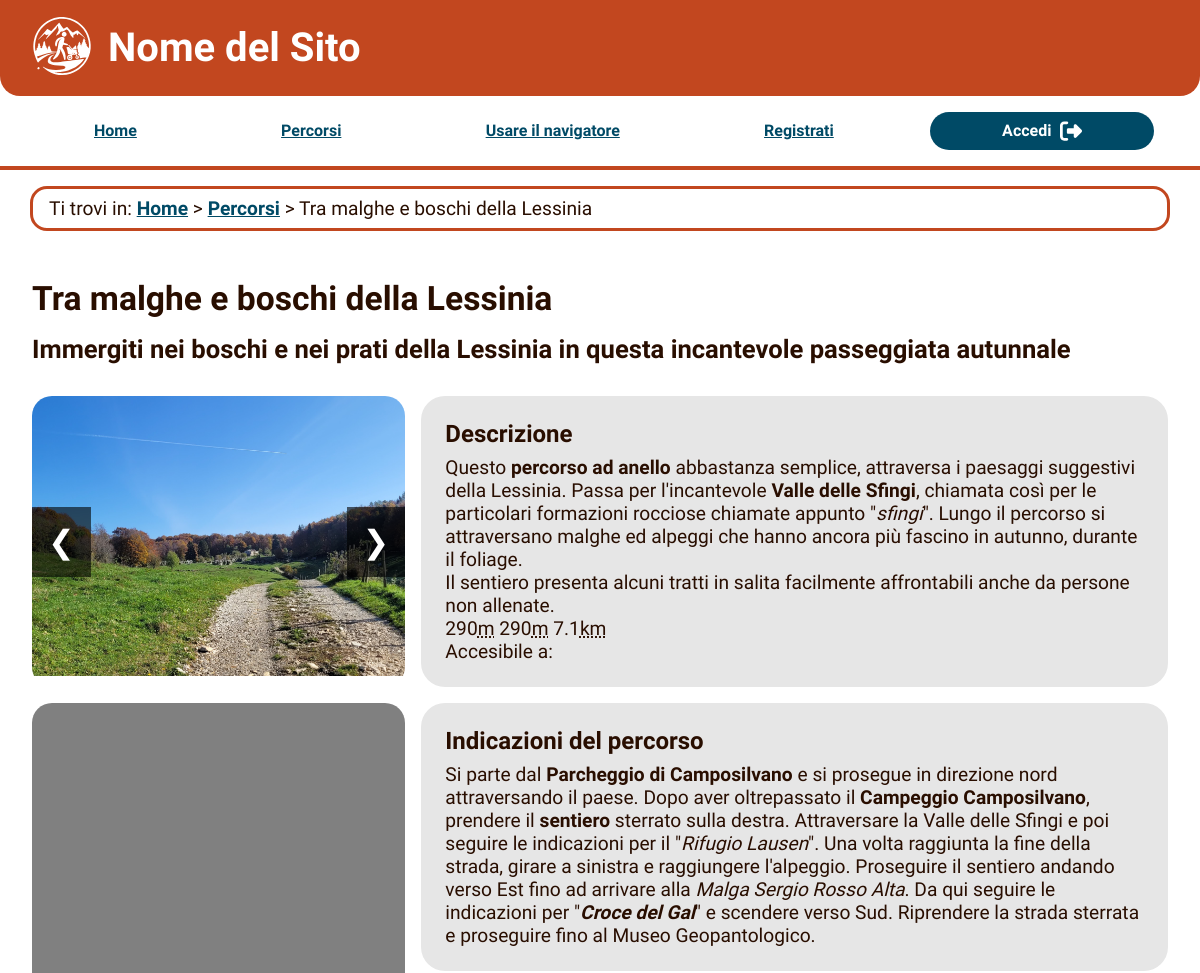
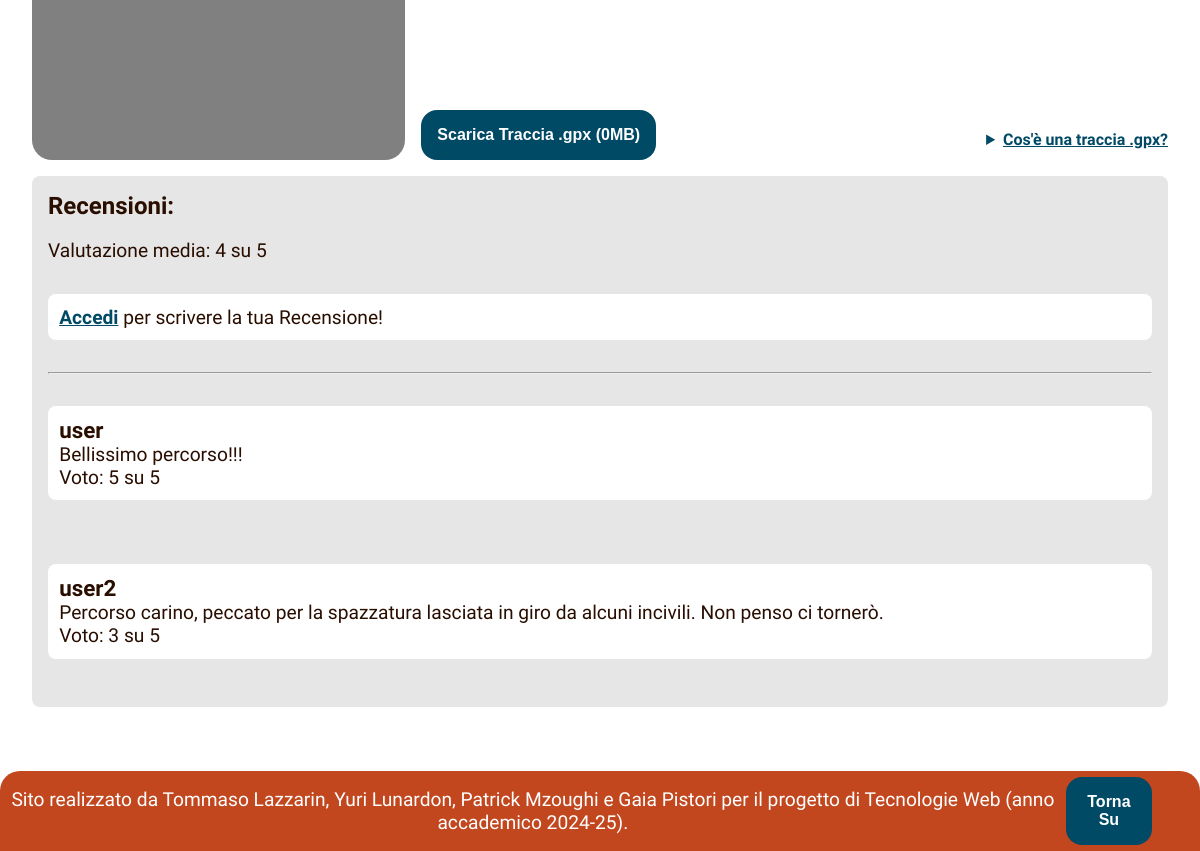
The app's page /percorso.php?id=1 with its own data (2 pictures, top to bottom).
### tables this page shows
CREATE TABLE `IMMAGINI` (
  `id_immagine` varchar(100) NOT NULL,
  `alt` varchar(200) DEFAULT NULL
);

CREATE TABLE `PERCORSO` (
  `id` int(11) NOT NULL,
  `titolo` text NOT NULL,
  `sottotitolo` text NOT NULL,
  `descrizione` text NOT NULL,
  `indicazioni` text NOT NULL,
  `file_gpx` varchar(50) DEFAULT NULL,
  `dislivello_salita` smallint(6) NOT NULL DEFAULT 0,
  `dislivello_discesa` smallint(6) NOT NULL DEFAULT 0,
  `lunghezza` float UNSIGNED NOT NULL DEFAULT 0,
  `tag_title` text DEFAULT NULL,
  `tag_description` text DEFAULT NULL,
  `tag_keywords` text DEFAULT NULL,
  `map_embed` text NOT NULL
);

CREATE TABLE `RECENSIONE` (
  `utente` varchar(30) NOT NULL,
  `percorso` int(6) NOT NULL,
  `voto` int(1) NOT NULL CHECK (`voto` between 0 and 5),
  `testo` longtext NOT NULL,
  `ultima_modifica` timestamp NOT NULL DEFAULT current_timestamp() ON UPDATE current_timestamp()
);

### src/DB/database.php (called while the page is built, shortened)
<?php
require_once('response_manager.php');
class Functions extends Constant{
    private $connection;
    public function openConnection():bool{
        $this->connection=new mysqli(parent::DB_ADDR,parent::USERNAME,parent::PASSWORD,parent::DB_NAME);
        $this->connection->set_charset("utf8");
        return true;
    }
      public function get_percorso($id): response_manager {
        $query = "SELECT * FROM PERCORSO where id=?";
        $stmt = $this->connection->prepare($query);
        $result = array();
        if ($stmt === false) {
          return new response_manager($result, $this->connection, "C'è stato un errore");
        } else if ($stmt->bind_param('i', $id) === false) {
          $stmt->close();
          return new response_manager($result, $this->connection, "C'è stato un errore");
        }
        $stmt->execute();
        $tmp = $stmt->get_result();
        $result = array();
        while ($row = $tmp->fetch_assoc()) {
          array_push($result, $row);
        }
        $res = new response_manager($result, $this->connection, "");
        return $res;
      }
      public function get_caratteristiche($id): response_manager {
        $query = "SELECT * FROM `CARATTERISTICA_PERCORSO` WHERE percorso = ?";
        $stmt = $this->connection->prepare($query);
        $result = array();
        if ($stmt === false) {
          return new response_manager($result, $this->connection, "C'è stato un errore");
        } else if ($stmt->bind_param('i', $id) === false) {
          $stmt->close();
          return new response_manager($result, $this->connection, "C'è stato un errore");
        }
        $stmt->execute();
        $tmp = $stmt->get_result();
        $result = array();
        while ($row = $tmp->fetch_assoc()) {
          array_push($result, $row);
        }
        $res = new response_manager($result, $this->connection, "");
        return $res;
      }
      public function get_recensioni($id,$utente='%'):response_manager{
        $query = "SELECT * FROM RECENSIONE where percorso=? and utente LIKE ?";
        $stmt = $this->connection->prepare($query);
        $result = array();
        if ($stmt === false) {
          return new response_manager($result, $this->connection, "C'è stato un errore");
        } else if ($stmt->bind_param('is', $id,$utente) === false) {
          $stmt->close();
          return new response_manager($result, $this->connection, "C'è stato un errore");
        }
        $stmt->execute();
        $tmp = $stmt->get_result();
        $result = array();
        while ($row = $tmp->fetch_assoc()) {
          array_push($result, $row);
        }
        $res = new response_manager($result, $this->connection, "");
        return $res;
      }
      public function get_immagini($id):response_manager{
        $query = "SELECT * FROM `IMMAGINI` WHERE id_immagine LIKE ?";
        $stmt = $this->connection->prepare($query);
        $result = array();
        if ($stmt === false) {
          return new response_manager($result, $this->connection, "C'è stato un errore");
        } else if ($stmt->bind_param('s', $id) === false) {
          $stmt->close();
          return new response_manager($result, $this->connection, "C'è stato un errore");
        }
        $stmt->execute();
        $tmp = $stmt->get_result();
        $result = array();
        while ($row = $tmp->fetch_assoc()) {
          array_push($result, $row);
        }
        $res = new response_manager($result, $this->connection, "");
        return $res;
      }
}

### src/DB/response_manager.php (called while the page is built, shortened)
<?php
class response_manager {
  private $empty = false;
  private $result = array();
  private $errno = 0;
  public function __construct($res, $conn, $mess) {
    $this->result = $res;
    $this->empty = count($res) != 0 ? false : true;
    if ($conn) {
      $this->errno = $conn->errno;
    }
  }
  public function ok(): bool {
    return !$this->empty && !$this->errno;
  }
  public function is_empty(): bool {
    return $this->empty;
  }
  public function get_element_count(): int {
    return count($this->result);
  }
  public function get_result(): array {
    return $this->result;
  }
}
?>

### src/grafica.php (called while the page is built, shortened)
<?php
class grafica {
    public static function getPage($page){
        $paginaHTML = file_get_contents($page);
        return $paginaHTML;
    }
}

### src/percorso.php (the view, shortened to what this page needs)
<?php
require_once("DB/database.php");
require_once "grafica.php";
require_once "generate_navbar.php";
$paginaHTML=grafica::getPage("percorso.html");
$caratteristiche_array=array(
    "bambini"=>"<abbr title=\"Adatto ai bambini\">Bambini</abbr>",
    "escursionisti"=>"<abbr title=\"Adatto solo ad utenti esperti\">Escursionisti</abbr>",
    "ipovedente_cieco"=>"<abbr title=\"Adatto alle persone ipovedenti / cieche\">Persone cieche</abbr>",
    "mobilita_ridotta"=>"<abbr title=\"Adatto alle persone con mobilità ridotta\">Persone con bastone</abbr>",
    "passeggini"=>"<abbr title=\"Adatto ai passeggini\">Passeggini</abbr>",
    "sedia_a_rotelle"=>"<abbr title=\"Adatto alle sedie a rotelle\">Sedie a rotelle</abbr>",
    "dislivello_salita"=>"<abbr title=\"Dislivello in salita\">Freccia in su</abbr>",
    "dislivello_discesa"=>"<abbr title=\"Dislivello in discesa\">Freccia in giù </abbr>",
    "lunghezza"=>"<abbr title=\"Lunghezza del percorso\">Percorso</abbr>"
);
$tasti_navbar = generateNavbar($_SESSION);
$id=$_GET["id"];
$connessione=new Functions();
$checkConnection=$connessione->openConnection();
if($checkConnection){
    $queryId=$connessione->get_percorso($id);
    if($queryId->ok() && !$queryId->is_empty())
    {
        $percorso=$queryId->get_result();
        $sottotitolo=$percorso[0]['sottotitolo'];
        $titolo=$percorso[0]['titolo'];
        $descrizione=$percorso[0]['descrizione'];
        $indicazioni=$percorso[0]['indicazioni'];
        $keyword=$percorso[0]['tag_keywords'];
        $tagdescrizione=$percorso[0]['tag_description'];
        $tagtitolo=$percorso[0]['tag_title'];
        $filegpx="./assets/gpx/".strtolower($percorso[0]['file_gpx']);
        $peso=round(filesize($filegpx)*pow(10,-6),2,PHP_ROUND_HALF_UP);
        $mappa_embed=$percorso[0]['map_embed'];
        $descrizione.="<br>".$caratteristiche_array['dislivello_salita']." ".$percorso[0]['dislivello_salita']."<abbr title=\"metri\">m</abbr>   ".$caratteristiche_array['dislivello_discesa']." ".$percorso[0]['dislivello_discesa']."<abbr title=\"metri\">m</abbr>  ".$caratteristiche_array['lunghezza']." ".$percorso[0]['lunghezza']."<abbr title=\"chilometri\">km</abbr>  ";
    }
    $queryCaratteristiche=$connessione->get_caratteristiche($id);
    $Caratteristiche="<p>Accesibile a: ";
    if($queryCaratteristiche->ok() && !$queryCaratteristiche->is_empty())
    {
        foreach($queryCaratteristiche->get_result() as $caratteristica)
        {
            $Caratteristiche.=$caratteristiche_array[$caratteristica['caratteristica']]." ";
        }
        $Caratteristiche.="</p>";
    }
    $Immagini="";
    $stringId=strval($id)."%";
    $queryImg=$connessione->get_immagini($stringId);
    if($queryImg->ok() && !$queryImg->is_empty())
    {
        foreach($queryImg->get_result() as $immagine){
            $Immagini.="<img src=\"./assets/img/percorsi/".$immagine['id_immagine']."\"
                        alt=\"".$immagine['alt']."\"
                        class=\"slide\">";
        }
    }
    if(!isset($_SESSION['Username'])){
        $paginaHTML=str_replace("[miaRecensione]"," <section class=\"recensione\"><p><a href=\"accedi.php\">Accedi</a> per scrivere la tua Recensione!</p></section>",$paginaHTML);
    }
    $queryRecensioni=$connessione->get_recensioni($id);
    $Recensioni="";
    $votoMedio=0;
    if($queryRecensioni->ok()){
        foreach($queryRecensioni->get_result() as $recensione){
            if(!isset($_SESSION["Username"])||$recensione['utente']!=$_SESSION["Username"])
            {
                $Recensioni.="<section class=\"recensione\">
                <h5>".$recensione['utente']."</h5>
                <p>".$recensione['testo']."
                <br>Voto: ".$recensione['voto']." su 5</p>
                </section>";
            }
            $votoMedio+=$recensione['voto'];
        }
        $votoMedio=round($votoMedio/$queryRecensioni->get_element_count(),1,PHP_ROUND_HALF_UP);
    }
}
else
{
    $_SESSION["error"] = "Impossibile connettersi al sistema";
}
$paginaHTML = str_replace("[tag_titolo]", $tagtitolo, $paginaHTML);
$paginaHTML = str_replace("[tag_keyword]", $keyword, $paginaHTML);
$paginaHTML = str_replace("[tag_descrizione]", $tagdescrizione, $paginaHTML);
$paginaHTML = str_replace("[titolo]", $titolo, $paginaHTML);
$paginaHTML = str_replace("[descrizione]", $descrizione, $paginaHTML);
$paginaHTML = str_replace("[caratteristiche]", $Caratteristiche, $paginaHTML);
$paginaHTML = str_replace("[indicazioni]", $indicazioni, $paginaHTML);
$paginaHTML = str_replace("[sottotitolo]", $sottotitolo, $paginaHTML);
$paginaHTML = str_replace("[recensioni]",$Recensioni,$paginaHTML);
$paginaHTML =str_replace("[file_gpx]",$filegpx,$paginaHTML);
$paginaHTML =str_replace("[immagini]",$Immagini,$paginaHTML);
$paginaHTML =str_replace("[prima_opzione]",$tasti_navbar[0],$paginaHTML);
$paginaHTML =str_replace("[seconda_opzione]",$tasti_navbar[1],$paginaHTML);
$paginaHTML =str_replace("[peso]",$peso,$paginaHTML);
$paginaHTML =str_replace("[media_voti]",$votoMedio,$paginaHTML);
$paginaHTML = str_replace("[mappa]", $mappa_embed, $paginaHTML);
if (isset($_SESSION["success"])) {
    $paginaHTML = str_replace("[alert]", grafica::createAlert("success", $_SESSION["success"]), $paginaHTML);
    unset($_SESSION["success"]);
} else {
    $paginaHTML = str_replace("[alert]", "", $paginaHTML);
}
echo $paginaHTML;
?>

### src/generate_navbar.php
<?php
    function generateNavbar($session_data){
        $risposta=array();
        if(isset($session_data['Username'])){
            if($session_data['isAdmin']==1)
                $risposta[0]="<a aria-label=\"Vai alla pagina del pannello Amministrazione\" href=\"pannelloAmministrazione.php\">Pannello Amministrazione</a>";
            else
                $risposta[0]="<a aria-label=\"Vai alla tua pagina personale\" href=\"profilo.php\">Profilo</a>";
            $risposta[1] = "
            <section class=\"logout\">
                <a href=\"logout.php\" class=\"logout-button\">
                    Logout <img src=\"./assets/right-to-bracket-solid.svg\" alt=\"Icona logout\" class=\"icon-logout\">
                </a>
            </section>";
        }else{
            $risposta[0]="<a href=\"registrati.php\">Registrati</a>";
            $risposta[1] = "
            <section class=\"accedi\">
                <a href=\"accedi.php\" class=\"accedi-button\">
                    Accedi <img src=\"./assets/right-from-bracket-solid.svg\" alt=\"Icona accedi\" class=\"icon-accedi\">
                </a>
            </section>";
        }
        return $risposta;
    }
?>

### src/css/style.css (style rules this page uses)
* { padding: 0; margin: 0; box-sizing: border-box; }
h2 { font-size: 2.1em; }
h3 { font-size: 1.6em; }
h4 { font-size: 1.5em; }
h5 { font-size: 1.4em; }
p { font-size: 1.2em; }
body { font-family: "Varela Round", sans-serif; font-weight: 400; color: var(--textcolor); display: flex; flex-direction: column; min-height: 100vh; margin-left: auto; margin-right: auto; max-width: 1800px; }
a { color: var(--unvisitedlinkcolor); font-weight:700 }
:root { --headerbgcolor: #C2471F; --footerbgcolor: #C2471F; --visitedlinkcolor: #DD723C; --breadcrumbtextcolor: #C2471F; --unvisitedlinkcolor: #004a66; --textcolor: #290E00; --defaultbgcolor: #FFFFFF; --percorsibgcolor: #E6E6E6; --sfondocard: #E6E6E6; }
header { display: flex; align-items: center; background-color: var(--headerbgcolor); color: white; padding: 1em 2em; border-bottom-left-radius: 20px; border-bottom-right-radius: 20px; }
header .logo { width: 60px; height: auto; margin-right: 1em; }
header h1 { font-size: 2.5em; margin: 0; }
.linkHome { z-index: 99; }
#menu { margin-top: 0em; padding-bottom: 0em; border-bottom: var(--headerbgcolor) 4px solid; }
#menu ul { display: flex; justify-content: space-between; list-style: none; max-width: 1200px; margin: 0 auto; padding: 1em; align-items: center; max-width: 95%; z-index: 99; }
#menu a { padding: 0.5em 3em; }
nav#menu .accedi-button, nav#menu .logout-button { display: inline-flex; align-items: center; justify-content: center; padding: 0.5em 2em; font-size: 1em; font-weight: bold; background-color: var(--unvisitedlinkcolor); border-radius: 20px; min-width: 14em; color: white; text-decoration: none; }
nav#menu .accedi-button .icon-accedi, nav#menu .logout-button .icon-logout { margin-left: 0.5em; width: 1.4em; height: 1.4em; }
#breadcrumb { width: 95%; margin: 1em auto; padding: 0.5em 1em; border: 3px solid var(--headerbgcolor); border-radius: 17px; text-align: left; }
#main-percorso { display: grid; grid-template-columns: 1fr 2fr; gap: 1rem; padding: 2rem; margin: 0 auto; }
.carosello { position: relative; max-width: 40rem; overflow: hidden; border-radius: 20px; }
.carosello img { width: 100%; display: none; }
img.slideVisibile { display: block; }
.carosello button { position:absolute; top: 50%; transform:translateY(-50%) ; padding: 1rem; font-size: 2rem; background-color: rgba(0, 0, 0, 0.60); color: white; border: none; cursor: pointer; }
.precedente { left: 0; }
.succesiva { right: 0; }
.nomePercorso { grid-column: 1 / -1; text-align: left; margin-bottom: 0; }
.descrizionePercorso { grid-column: 1 / -1; text-align: left; margin-bottom: 1rem; }
#mappa { background-color: #808080; border-radius: 20px; overflow: hidden; }
#mappa iframe { border: none; width: 100%; height: 100%; }
.descrizione, .indicazioni { padding: 1.5rem; border-radius: 1.5rem; background-color: var(--sfondocard); text-align: left; }
.descrizione h4, .indicazioni h4 { font-weight: 900; text-align: left; margin-bottom: 0.5rem; }
.indicazioni { height: fit-content; }
.indicazioni-wrapper { grid-column: 2 / 3; display: flex; flex-direction: column; gap: 5rem; }
.indicazioni { background-color: var(--sfondocard); padding: 1.5rem; border-radius: 1.5rem; text-align: left; }
.gpx-section { display: flex; justify-content: space-between; align-items: center; gap: 2rem; margin-top: 2rem; }
.button { font-size: 100%; padding: 1rem; border-radius: 1rem; background-color: var(--unvisitedlinkcolor); color: white; font-weight: bold; text-align: center; border: none; cursor: pointer; transition: background-color 0.3s ease; flex-shrink: 0; }
.button a { color: inherit; text-decoration: none; }
details { grid-column: 1 / -1; margin-top: 1rem; }
summary { color: var(--unvisitedlinkcolor); font-weight: bold; cursor: pointer; text-decoration: underline; padding-bottom: 0.5rem; }
.recensioni { grid-column: 1 / -1; display: flex; flex-direction: column; padding: 1em; background-color: var(--percorsibgcolor); width: 100%; align-self: center; border-radius: 0.5rem; margin-bottom: 2em; }
.recensione { padding: 0.7em; background-color: var(--defaultbgcolor); margin-top: 2em; margin-bottom: 2em; border-radius: 0.5rem; }
.valutazione { margin-top: 1em; }
footer { background-color: var(--footerbgcolor); min-height: 2em; border-top-left-radius: 20px; border-top-right-radius: 20px; margin-top: auto; display: flex; flex-direction: row-reverse; }
footer a { margin-top: 0.5%; margin-bottom: 0.5%; margin-right: 3em; }
footer p { text-align: center; margin: auto; color: white; }

### records on screen
immagini: id_immagine (picture)
percorso: dislivello_salita "290", dislivello_discesa "290", lunghezza "7.1"
recensione: utente "user", testo "Bellissimo percorso!!!", voto "5"
recensione: utente "user2", testo "Percorso carino, peccato per la spazzatura lasciata in giro da alcuni incivili. Non penso ci tornerò.", voto "3"
